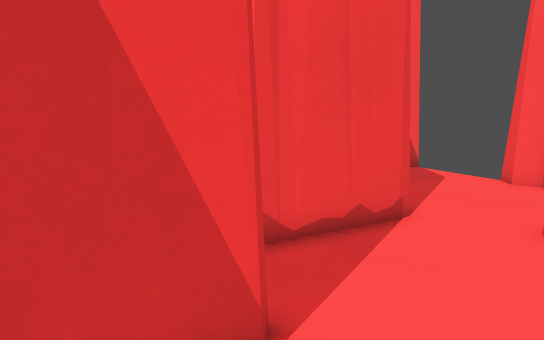
View 1 (above)

20 first-person views from a walk through a level from a Godot 3-D game. The camera is 1.4 m above the floor, tilts 10° down and sees 75° across. The floor is counted in squares, 0.5 m on a side. Each view is taken from the middle of a square. On the plan, view 1 faces up. The plan holds only what a view shows up to about 20 squares ahead; the rest is blank. The place goes on beyond the plan.

View 2
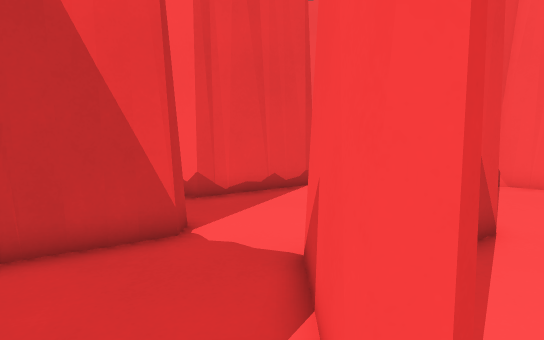

View 3
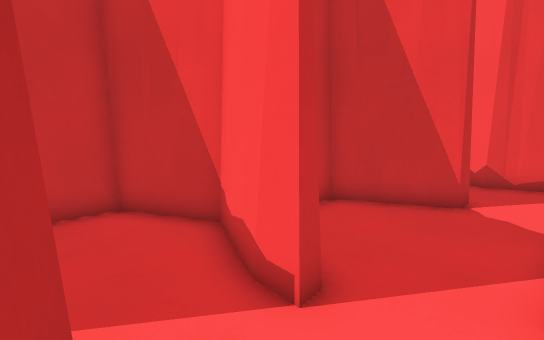

View 4
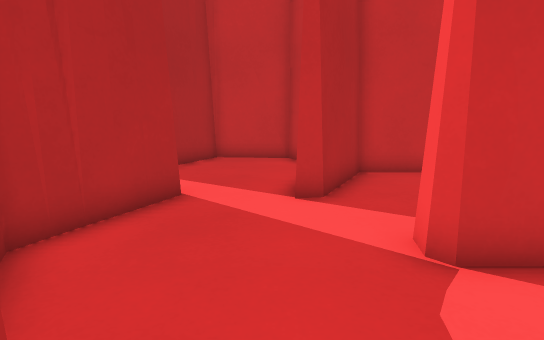

View 5
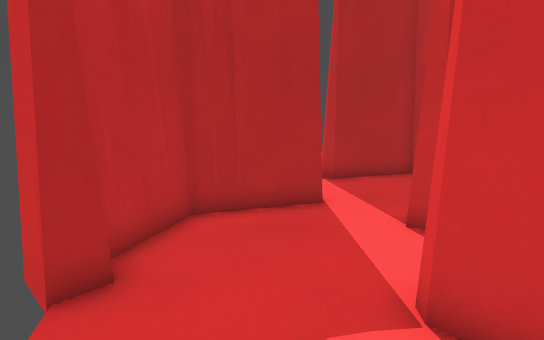

View 6
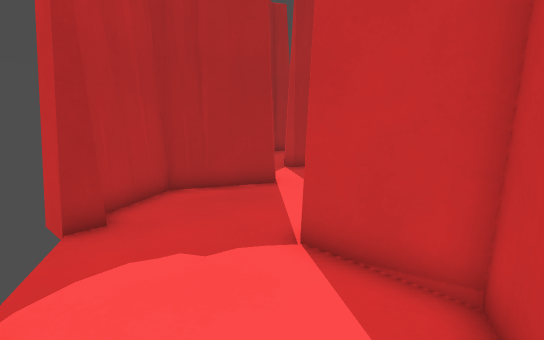

View 7
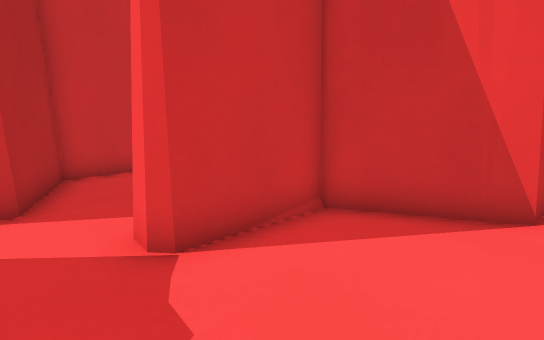

View 8
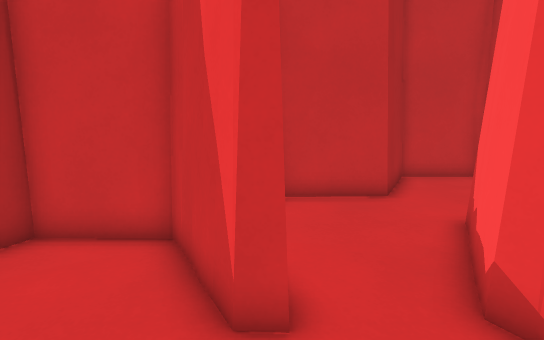

View 9
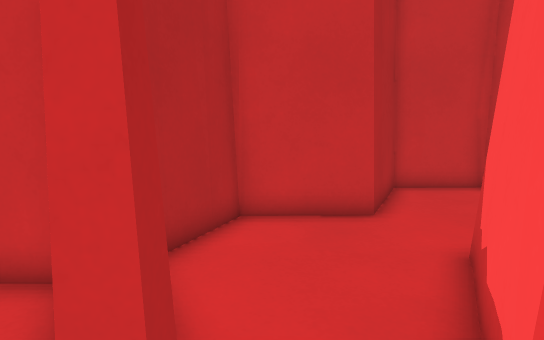

View 10
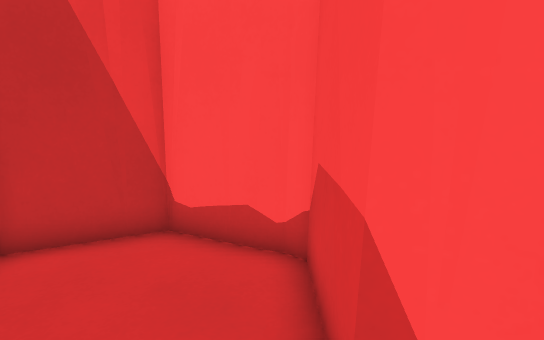

View 11
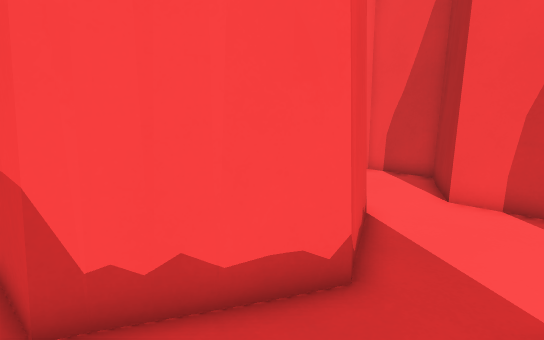

View 12
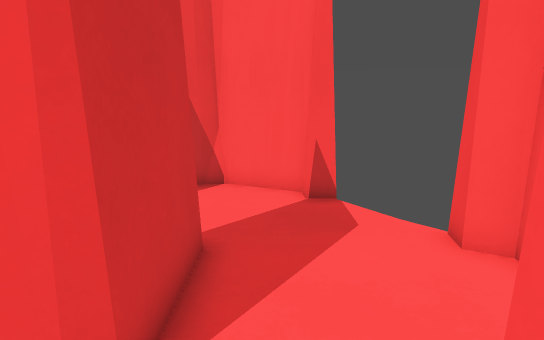

View 13
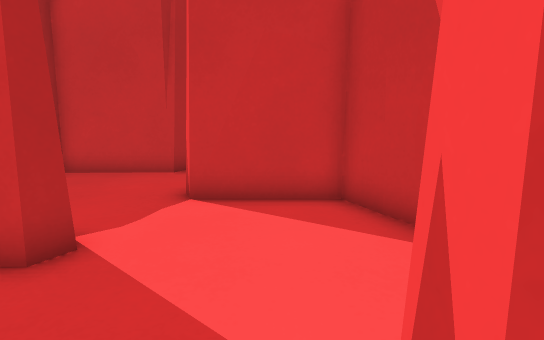

View 14
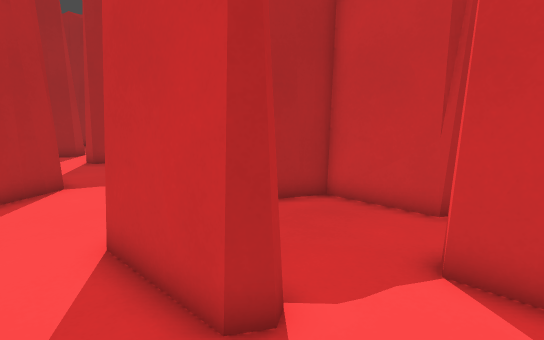

View 15
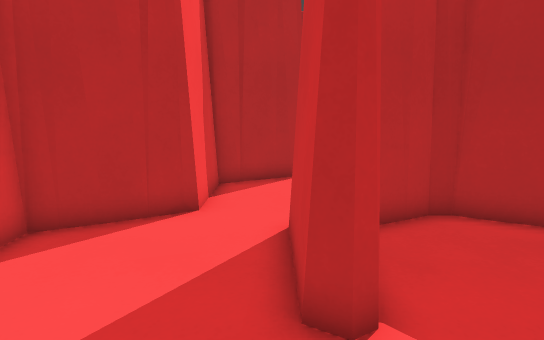

View 16
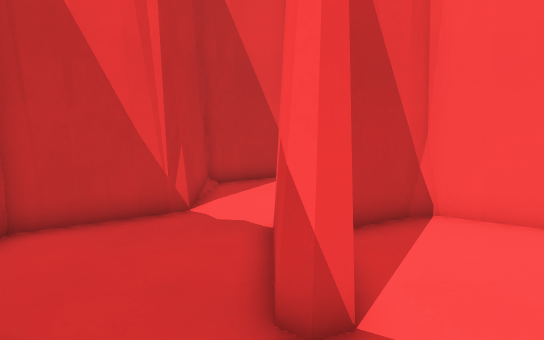

View 17
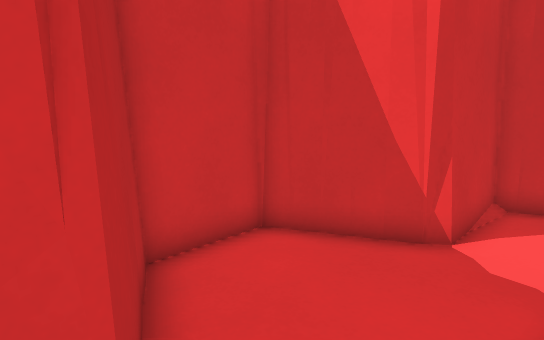

View 18
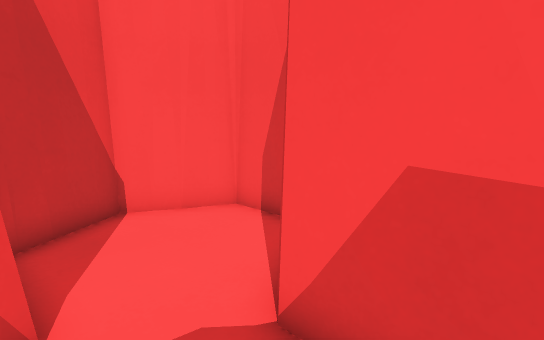

View 19
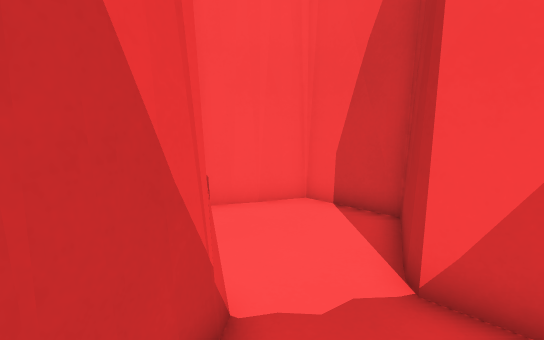

View 20
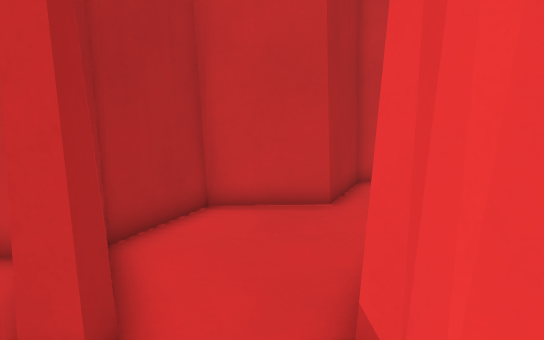

### Floor plan
Points are (right, up) in squares from view 1. A wall is a line through its corners. A room is listed if a view was taken in it or the views show most of it. See-through windows are left out.
Room 1 (views 1, 2, 3, 4, 5, 6, 7)
walls: (6, -5.6) (6.8, -5.6); (1.8, -7.2) (2.6, -7.8); (3.9, -7.7) (4.4, -7.3) (5.1, -7.1); (-0.9, -6.8) (-0.3, -6.3) (3, -7.9) (3.2, -7.9) (5.9, -6.6); (-0.2, 3.5) (-2.9, 2.3); (6.5, 3.4) (3.5, 1.9) (3.5, -1.6) (3.2, -1.8) (2.7, -1.7) (2.6, 2.3); (-0.2, 3.6) (-3.4, 1.8) (-3.4, -1.2); (6.9, 3.7) (3.7, 1.8); (-3.6, 0.1) (-3.6, -1.1) (-0.2, -2.9) (-0.1, -3.4) (-1, -3.3) (-3.8, -1.8) (-6.9, -3.4) (-6.9, -4.7); (-4.1, -7.9) (-3.4, -8.3); (-6.7, -3.3) (-7, -6.4) (-3.6, -8.1); (-6.7, -3.3) (-6.7, -4.5)
low walls: (6.9, 4.4) (6.9, 3.7)
ways out: opening at (1, 3) to room 2; opening at (-1.5, -7)
Room 2 (views 8, 9, 12, 20)
walls: (3.2, 8.7) (-0.4, 7) (-2.2, 7.8); (-0.8, 4.2) (-0.2, 4.2) (-0.2, 3.6); (3.5, 9) (3.1, 8.7); (2.6, 2.3) (6.1, 4.1) (6.1, 7.5); (-2, 3.3) (-1.3, 3.6)
ways out: opening at (1, 3) to room 1; opening at (-2, 6) to room 3; opening at (5, 8.5) to room 4
Room 3 (views 10, 11)
walls: (-7.1, 7.6) (-7, 4.2) (-5.8, 3.4); (-7, 4.1) (-3.9, 2.5); (-2.1, 7.6) (-3.9, 8.7); (-2.2, 7.8) (-4.2, 8.8)
ways out: opening at (-2, 6) to room 2; opening at (-5.5, 8) to room 8
Room 4 (views 13, 14, 15)
walls: (2.6, 12.8) (3, 13) (3.5, 12.8) (3.5, 9); (7.1, 16.8) (6.2, 16.8) (6.2, 17.5) (3.2, 19.2) (0, 17.6); (9.5, 12.4) (8.9, 12.8) (9, 13.6); (3.5, 19) (3.2, 19.2); (1.3, 18.4) (0, 17.5) (0, 14.2); (6.4, 7.7) (9.5, 9.3); (6.1, 7.5) (6.5, 7.7)
low walls: (3.4, 19) (2.6, 18.9)
ways out: opening at (5, 8.5) to room 2; opening at (1.5, 13.5) to room 5
Room 5 (views 16, 17)
walls: (0, 14.2) (-0.5, 14) (-0.9, 14.3); (-3.3, 9.2) (-0.5, 7.9) (-0.2, 7.9) (1.5, 8.7); (-3.5, 12.8) (-3.6, 9.2); (-3.7, 13) (-3.6, 12.5)
low walls: (-3.2, 12.6) (-3.3, 9.2)
ways out: opening at (1.5, 13.5) to room 4; opening at (-2, 14) to room 6
Room 6 (views 18, 19)
walls: (-6.1, 18.2) (-6.5, 17.9); (-3.8, 19.3) (-7, 17.7) (-6.9, 14.7) (-3.2, 12.6); (-0.9, 14.3) (-0.9, 17.9)
ways out: opening at (-2, 14) to room 5; opening at (-2.5, 18.5) to room 7
Room 7 (no view inside)
walls: (-3.1, 20.5) (-3.1, 19.7); (-3.5, 19.8) (-3.8, 19.3); (-0.9, 17.9) (-0.5, 18.3) (2.7, 19.8) (2.5, 23) (-0.3, 24.4) (-3.5, 22.9) (-3.5, 19.5) (-4.1, 19.1)
low walls: (-3, 23) (-3.1, 20.7)
ways out: opening at (-2.5, 18.5) to room 6
Room 8 (no view inside)
walls: (-8.2, 13.5) (-8.6, 13.3); (-4.6, 12.5) (-7.4, 13.9) (-10.5, 12.4) (-10.4, 9.3) (-7.1, 7.6); (-4.2, 8.8) (-4.4, 12.4) (-4.7, 12.7)
ways out: opening at (-5.5, 8) to room 3

Positions as (right, up) in squares from view 1, and headings:
1: (0, 0), facing up
2: (2, -4), facing up
3: (3, -7), facing up-left
4: (8, -4), facing left
5: (8, 0), facing down-left
6: (9, 3), facing down-left
7: (8, -4), facing up-left
8: (4, 4), facing left
9: (2, 5), facing left
10: (-5, 6), facing up
11: (-5, 4), facing up-right
12: (5, 6), facing up
13: (8, 16), facing left
14: (6, 16), facing down-left
15: (4, 17), facing down
16: (-1, 10), facing up
17: (-1, 12), facing up-left
18: (-4, 15), facing up-right
19: (-6, 16), facing up-right
20: (3, 6), facing left
